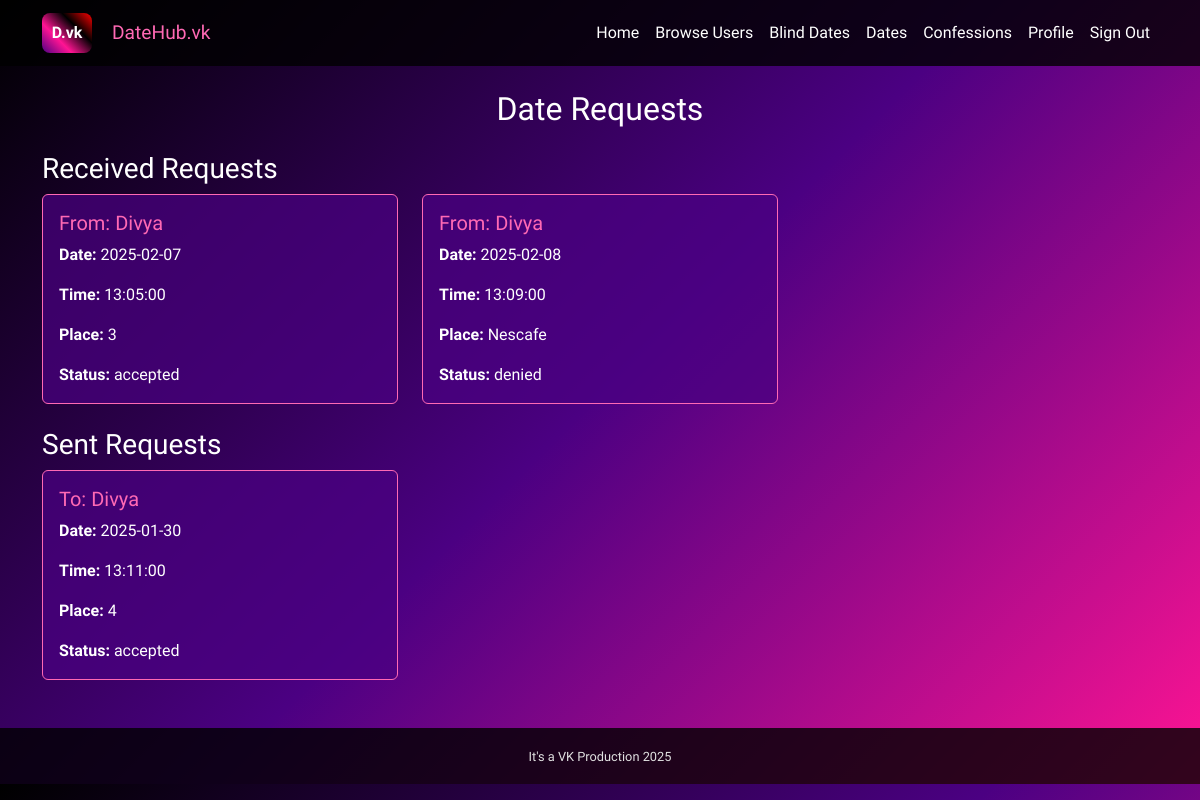
Screenshot of /date_requests (signed in) with the database file from the repository.
### app.py (models this page shows)
class DateRequest(db.Model):
    id = db.Column(db.String(36), primary_key=True, default=lambda: str(uuid4()))
    sender_id = db.Column(db.String(36), db.ForeignKey('user.id'), nullable=False)
    receiver_id = db.Column(db.String(36), db.ForeignKey('user.id'), nullable=False)
    date = db.Column(db.Date, nullable=False)
    time = db.Column(db.Time, nullable=False)
    place = db.Column(db.String(255), nullable=False)
    status = db.Column(db.String(20), default='pending')
    parent_request_id = db.Column(db.String(36), db.ForeignKey('date_request.id'))
    is_blind_date = db.Column(db.Boolean, default=False)
    last_altered_by = db.Column(db.String(36), db.ForeignKey('user.id'))
    last_action_time = db.Column(db.DateTime, default=datetime.utcnow, onupdate=datetime.utcnow)
    sender = db.relationship('User', foreign_keys=[sender_id], backref='sent_requests')
    receiver = db.relationship('User', foreign_keys=[receiver_id], backref='received_requests')
    parent_request = db.relationship('DateRequest', remote_side=[id], backref='child_requests')

class User(UserMixin, db.Model):
    id = db.Column(db.String(36), primary_key=True, default=lambda: str(uuid4()))
    email = db.Column(db.String(120), unique=True, nullable=False)
    password = db.Column(db.String(255), nullable=False)
    name = db.Column(db.String(100), nullable=False)
    gender = db.Column(db.String(20), nullable=False)
    branch = db.Column(db.String(50), nullable=False)
    year = db.Column(db.Integer, nullable=False)
    state = db.Column(db.String(50), nullable=False)
    hobbies = db.Column(db.String(255))
    bio = db.Column(db.Text)
    image = db.Column(db.String(255))
    previous_relationships = db.Column(db.Integer, default=0)
    previous_dates = db.Column(db.Integer, default=0)
    insta_id = db.Column(db.String(100))
    ideal_weekend = db.Column(db.String(50))
    music_taste = db.Column(db.String(100))
    societies = db.Column(db.String(500))
    favorite_sports = db.Column(db.String(200))
    cgpa = db.Column(db.Float, nullable=True)
    leisure_activities = db.Column(db.String(100))
    personality_type = db.Column(db.String(50))
    sleep_schedule = db.Column(db.String(50))
    aspirations = db.Column(db.String(50))
    dream_date = db.Column(db.String(255))
    communication_style = db.Column(db.String(50))
    relationship_looking_for = db.Column(db.String(50))

### app.py (the view)
@app.route('/date_requests')
@login_required
def date_requests():
    user_id = current_user.id
    received_requests = DateRequest.query.filter_by(receiver_id=user_id).all()
    sent_requests = DateRequest.query.filter_by(sender_id=user_id).all()
    return render_template('date_requests.html', received_requests=received_requests, sent_requests=sent_requests)

### app.py (called while the page is built)
@login_manager.user_loader
def load_user(user_id):
    return User.query.get(user_id)

### templates/date_requests.html (shortened to what this page needs)
{% extends "base.html" %}
{% block content %}
<h2 class="text-center mb-4">Date Requests</h2>
<h3>Received Requests</h3>
<div class="row">
  {% for request in received_requests %}
  <div class="col-md-4 mb-4">
      <div class="card">
          <div class="card-body">
              <h5 class="card-title">{% if request.is_blind %}From: Mystery User{% else %}From: {{ request.sender.name }}{% endif %}</h5>
              <p class="card-text"><strong>Date:</strong> {{ request.date }}</p>
              <p class="card-text"><strong>Time:</strong> {{ request.time }}</p>
              <p class="card-text"><strong>Place:</strong> {{ request.place }}</p>
              <p class="card-text"><strong>Status:</strong> {{ request.status }}</p>
          </div>
      </div>
  </div>
  {% endfor %}
</div>
<h3>Sent Requests</h3>
<div class="row">
  {% for request in sent_requests %}
  <div class="col-md-4 mb-4">
      <div class="card">
          <div class="card-body">
              <h5 class="card-title">{% if request.is_blind %}To: Mystery User{% else %}To: {{ request.receiver.name }}{% endif %}</h5>
              <p class="card-text"><strong>Date:</strong> {{ request.date }}</p>
              <p class="card-text"><strong>Time:</strong> {{ request.time }}</p>
              <p class="card-text"><strong>Place:</strong> {{ request.place }}</p>
              <p class="card-text"><strong>Status:</strong> {{ request.status }}</p>
          </div>
      </div>
  </div>
  {% endfor %}
</div>
{% endblock %}

### static/css/style.css (style rules this page uses)
:root { --background: linear-gradient(135deg, #000000, #4b0082, #ff1493); --text-primary: #ffffff; --text-secondary: #e0e0e0; --accent-primary: #ff69b4; --accent-secondary: #9400d3; --card-bg: rgba(75, 0, 130, 0.7); --input-bg: rgba(255, 255, 255, 0.1); --button-bg: #ff1493; --button-hover: #ff69b4; }
body { background: var(--background); color: var(--text-primary); font-family: "Exo 2", sans-serif; }
.card { background-color: var(--card-bg); border-color: var(--accent-primary); color: var(--text-primary); height: 100%; display: flex; flex-direction: column; }
.card-body { flex: 1 0 auto; display: flex; flex-direction: column; }
.card-title { color: var(--accent-primary); }
.card, .btn, .form-control, .form-select { transition: all 0.3s ease; }

### rows the page displays
DateRequest: sender.name "Divya", date "2025-02-07", time "13:05:00", place "3", status "accepted"
DateRequest: sender.name "Divya", date "2025-02-08", time "13:09:00", place "Nescafe", status "denied"
DateRequest: receiver.name "Divya", date "2025-01-30", time "13:11:00", place "4", status "accepted"
